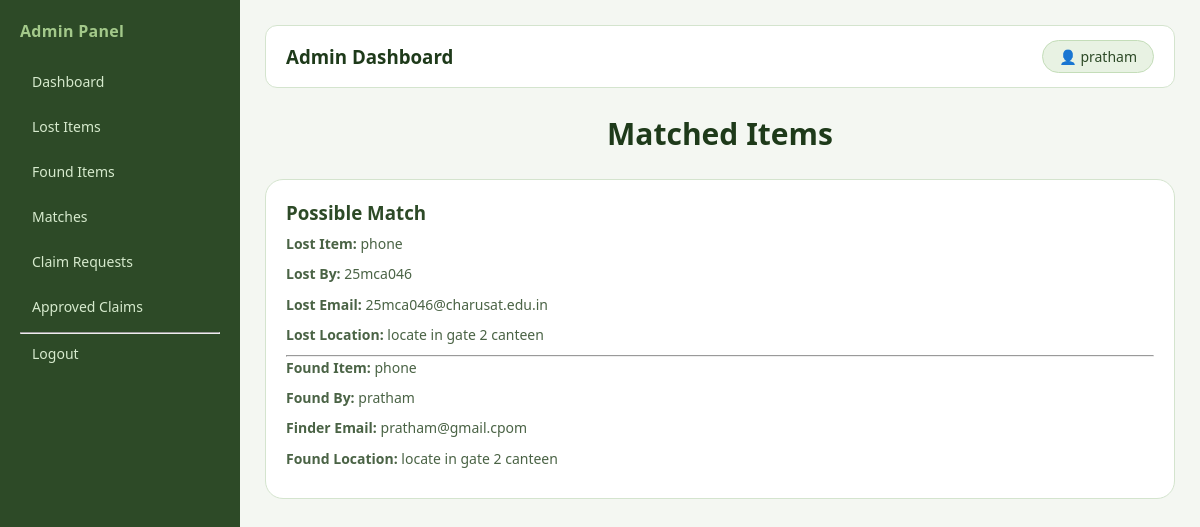
/dashboard/match-items/ (signed in), run on the app's committed database.
### lostfound_app/models.py (models this page shows, shortened)
class LostItem(models.Model):
    item_name = models.CharField(max_length=100)
    description = models.TextField()
    category = models.CharField(max_length=50)
    lost_date = models.DateField()
    location = models.CharField(max_length=100)
    image = models.ImageField(upload_to='item_images/', blank=True, null=True)
    contact_name = models.CharField(max_length=100)
    contact_email = models.EmailField()
    status = models.CharField(max_length=20, default='Lost')

class FoundItem(models.Model):
    item_name = models.CharField(max_length=100)
    description = models.TextField()
    category = models.CharField(max_length=50)
    found_date = models.DateField()
    location = models.CharField(max_length=100)
    image = models.ImageField(upload_to='item_images/', blank=True, null=True)
    finder_name = models.CharField(max_length=100)
    finder_email = models.EmailField()
    status = models.CharField(max_length=20, default='Found')

### lostfound_app/views.py (the view)
# urls.py: path('dashboard/match-items/', views.dashboard_match_items, name='dashboard_match_items'),
@login_required
def dashboard_match_items(request):
    if not request.user.is_staff:
        return HttpResponse("You are not authorized to access this page.")
    lost_items = LostItem.objects.all()
    found_items = FoundItem.objects.all()
    matched_items = []
    for lost in lost_items:
        for found in found_items:
            if (
                lost.item_name.lower() == found.item_name.lower()
                or lost.category.lower() == found.category.lower()
            ):
                matched_items.append({
                    'lost_item': lost,
                    'found_item': found
                })
    return render(request, 'lostfound_app/dashboard_match_items.html', {'matched_items': matched_items})

### lostfound_app/templates/lostfound_app/dashboard_match_items.html
{% extends 'lostfound_app/base2.html' %}
{% block content %}
<h2 class="page-title">Matched Items</h2>
<div class="item-grid">
    {% for match in matched_items %}
    <div class="item-card">
        <h3>Possible Match</h3>
        <p><strong>Lost Item:</strong> {{ match.lost_item.item_name }}</p>
        <p><strong>Lost By:</strong> {{ match.lost_item.contact_name }}</p>
        <p><strong>Lost Email:</strong> {{ match.lost_item.contact_email }}</p>
        <p><strong>Lost Location:</strong> {{ match.lost_item.location }}</p>
        <hr>
        <p><strong>Found Item:</strong> {{ match.found_item.item_name }}</p>
        <p><strong>Found By:</strong> {{ match.found_item.finder_name }}</p>
        <p><strong>Finder Email:</strong> {{ match.found_item.finder_email }}</p>
        <p><strong>Found Location:</strong> {{ match.found_item.location }}</p>
    </div>
    {% empty %}
    <p>No matches found.</p>
    {% endfor %}
</div>
{% endblock %}

### lostfound_app/templates/lostfound_app/base2.html (shortened to what this page needs)
{% load static %}
<!DOCTYPE html>
<html>
<head>
    <link rel="stylesheet" href="{% static 'lostfound_app/css/style1.css' %}">
</head>
<body>
<div class="admin-container">
    <div class="sidebar">
        <h2>Admin Panel</h2>
        <a href="{% url 'dashboard_home' %}">Dashboard</a>
        <a href="{% url 'dashboard_lost_items' %}">Lost Items</a>
        <a href="{% url 'dashboard_found_items' %}">Found Items</a>
        <a href="{% url 'dashboard_match_items' %}">Matches</a>
        <a href="{% url 'dashboard_claim_requests' %}">Claim Requests</a>
        <a href="{% url 'dashboard_approved_claims' %}">Approved Claims</a>
        <hr>
        <a href="{% url 'logout' %}">Logout</a>
    </div>
    <div class="admin-main">
        <div class="admin-topbar">
            <h3>Admin Dashboard</h3>
            <div class="admin-user">
                👤 {{ user.username }}
            </div>
        </div>
        {% block content %}
        {% endblock %}
    </div>
</div>
</body>
</html>

### lostfound_app/static/lostfound_app/css/style1.css (style rules this page uses)
* { margin: 0; padding: 0; box-sizing: border-box; }
body { font-family: 'Segoe UI', sans-serif; background: #f4f7f2; color: #2d3b2a; min-height: 100vh; }
.page-title { margin-bottom: 25px; color: #1e3a1a; font-size: 30px; text-align: center; font-weight: 700; }
.item-grid { display: grid; grid-template-columns: repeat(auto-fit, minmax(280px, 1fr)); gap: 22px; }
.item-card { background: #ffffff; padding: 20px; border-radius: 18px; border: 1px solid #d4e4ce; transition: transform 0.2s ease, border-color 0.2s ease; }
.item-card h3 { margin-bottom: 8px; color: #2d4a27; font-weight: 600; }
.item-card p { margin-bottom: 8px; line-height: 1.6; color: #4a6345; font-size: 14px; }

### lostfound_app/templates/lostfound_app/base2.html (style rules this page uses)
.admin-container { display: flex; min-height: 100vh; }
.sidebar { width: 240px; background: #2d4a27; color: #eef4eb; padding: 20px; }
.sidebar h2 { margin-bottom: 20px; color: #a3c98a; font-weight: 600; font-size: 16px; letter-spacing: 0.3px; }
.sidebar a { display: block; color: #d6eacd; text-decoration: none; padding: 10px 12px; margin-bottom: 6px; border-radius: 8px; font-size: 14px; font-weight: 500; transition: background 0.2s ease, color 0.2s ease; }
.admin-main { flex: 1; padding: 25px; background: #f4f7f2; }
.admin-topbar { display: flex; justify-content: space-between; align-items: center; margin-bottom: 25px; background: #ffffff; border: 1px solid #d4e4ce; border-radius: 12px; padding: 14px 20px; }
.admin-topbar h3 { color: #1e3a1a; font-weight: 600; }
.admin-user { font-weight: 500; font-size: 14px; color: #2d4a27; background: #e8f2e3; border: 1px solid #c4ddb9; padding: 6px 16px; border-radius: 20px; }

### data on the page
LostItem: lost_item.item_name "phone", lost_item.contact_name "25mca046", lost_item.contact_email "25mca046@charusat.edu.in", lost_item.location "locate in gate 2 canteen", found_item.item_name "phone", found_item.finder_name "pratham", found_item.finder_email "pratham@gmail.cpom", found_item.location "locate in gate 2 canteen"

### other printed values
{{ user.username }} "pratham"
